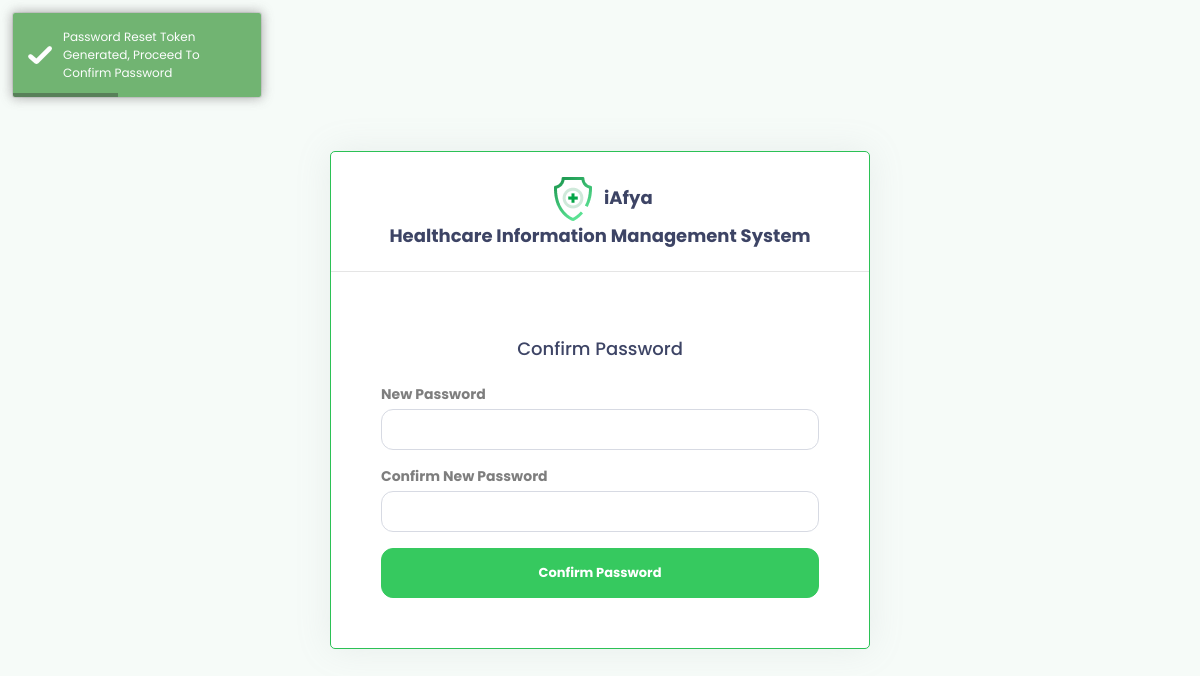
Page /views/confirm_password (signed in) on the earlier database version.
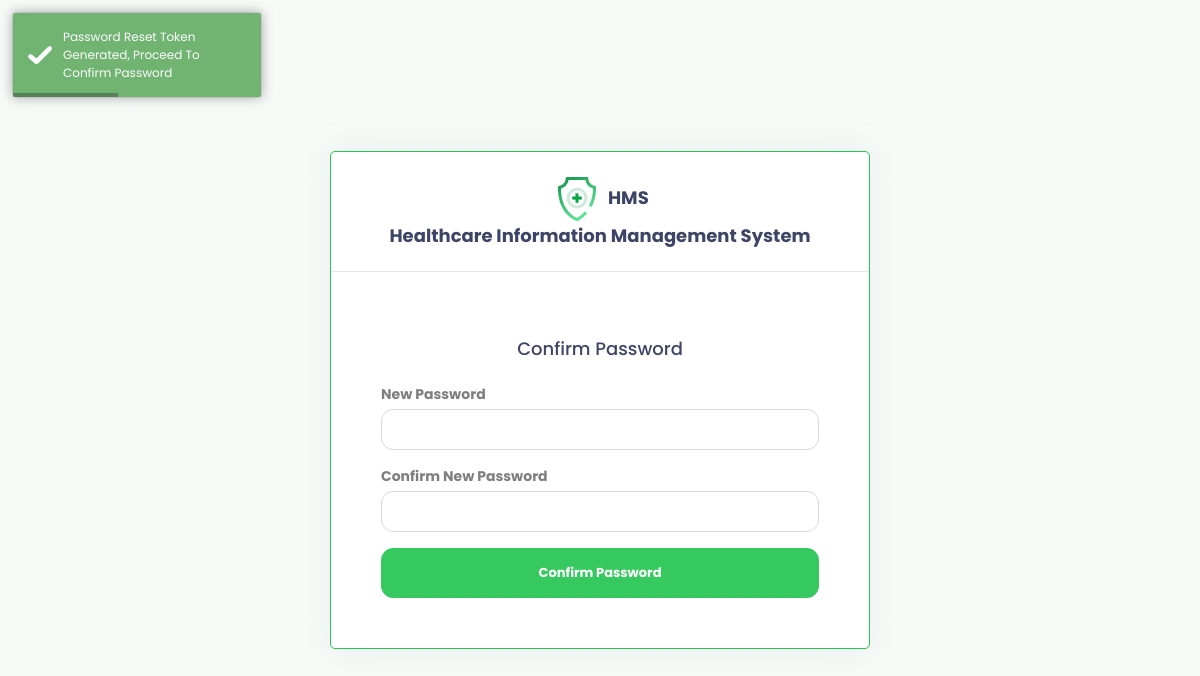
Same page on the later database version.
### tables this page shows
CREATE TABLE `settings` (
  `sys_id` int(200) NOT NULL,
  `sys_name` longtext NOT NULL,
  `sys_website` longtext NOT NULL,
  `sys_tagline` longtext NOT NULL,
  `sys_contacts` longtext NOT NULL,
  `sys_postal_addr` longtext NOT NULL,
  `sys_email` longtext NOT NULL,
  `payment_module_status` varchar(200) DEFAULT 'active'
);

### views/confirm_password.php (the view, shortened to what this page needs)
<?php
require_once '../app/settings/config.php';
require_once('../app/partials/head.php');
$ret = "SELECT * FROM  settings";
$stmt = $mysqli->prepare($ret);
$stmt->execute();
$res = $stmt->get_result();
while ($settings = $res->fetch_object()) {
?>
    <body class="h-100">
        <div class="authincation h-100">
            <div class="container h-100">
                <div class="row justify-content-center h-100 align-items-center">
                    <div class="col-md-6">
                        <div class="authincation-content border border-success">
                            <div class="row no-gutters">
                                <div class="col-xl-12"><br>
                                    <h4 class="text-center mb-4">
                                        <img src="../assets/images/logo.png">
                                        <b> <?php echo $settings->sys_name; ?> <br> Healthcare Information Management System </b>
                                    </h4>
                                    <hr>
                                    <div class="auth-form">
                                        <h4 class="text-center mb-4">
                                            Confirm Password
                                        </h4>
                                        <form method="POST">
                                            <div class="form-group">
                                                <label class="mb-1"><strong> New Password</strong></label>
                                                <input type="password" name="new_password" required class="form-control">
                                            </div>
                                            <div class="form-group">
                                                <label class="mb-1"><strong> Confirm New Password</strong></label>
                                                <input type="password" name="confirm_password" required class="form-control">
                                            </div>
                                            <div class="text-center">
                                                <button type="submit" name="reset_password" class="btn btn-primary btn-block">Confirm Password</button>
                                            </div>
                                        </form>
                                    </div>
                                </div>
                            </div>
                        </div>
                    </div>
                </div>
            </div>
        </div>
    </body>
    </html>
<?php } ?>

### app/partials/head.php (shortened to what this page needs)
<?php
$ret = "SELECT * FROM  settings";
$stmt = $mysqli->prepare($ret);
$stmt->execute();
$res = $stmt->get_result();
while ($settings = $res->fetch_object()) { ?>
    <!DOCTYPE html>
    <html lang="en" class="h-100">
    <head>
        <link href="../assets/css/style.css" rel="stylesheet">
        <link rel="stylesheet" href="../assets/vendor/fontawesome-free/css/all.min.css">
        <link rel="stylesheet" type="text/css" href="https://cdn.datatables.net/v/dt/dt-1.10.25/datatables.min.css" />
        <link rel="stylesheet" type="text/css" href="https://cdn.datatables.net/buttons/1.7.1/css/buttons.dataTables.min.css" />
        <link rel="stylesheet" href="../assets/vendor/toastr/toastr.min.css">
        <link href="../assets/vendor/owl-carousel/owl.carousel.css" rel="stylesheet">
        <link href="../assets/vendor/bootstrap-select/dist/css/bootstrap-select.min.css" rel="stylesheet">
        <link rel="stylesheet" href="../assets/vendor/pickadate/themes/default.css">
        <link rel="stylesheet" href="../assets/vendor/pickadate/themes/default.date.css">
        <link href="../assets/vendor/bootstrap-select/dist/css/bootstrap-select.min.css" rel="stylesheet">
    </head>
<?php } ?>

Differences in the rows shown:
changed settings: sys_name "iAfya" → "HMS"
